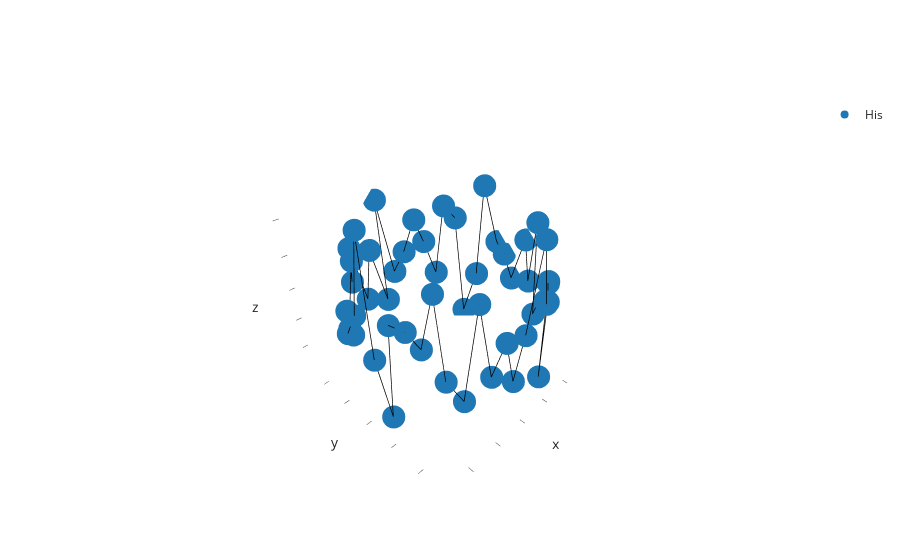

The cell this chart's notebook holds for it:
### Markdown cell above
This is where our biobuild use comes to a temporary end, and we make use of RDKit to handle the circularization part more properly.

### Code cell
# import AllChem from rdkit
from rdkit.Chem import AllChem

# export the molecule to RDKit
rdkit_mol = his.to_rdkit()

# use RDKit to improve the conformation
AllChem.EmbedMolecule(rdkit_mol)
AllChem.UFFOptimizeMolecule(rdkit_mol)

# import the molecule back into biobuild
optimized_his = bam.molecule(rdkit_mol)

# show the molecule
optimized_his.show(residue_graph=True)

### Figure 1 — Plotly figure (JSON) as saved in the notebook; plotly's stock layout.template omitted (floating-point values rounded to 4 significant figures; data arrays with more than 128 entries replaced by an {"elided": "..."} marker saying what was removed)
{"data": [{"customdata": {"elided": "50x4 mixed values"}, "hovertemplate": "element_or_resname=His<br>x=%{x}<br>y=%{y}<br>z=%{z}<br>id=%{customdata[0]}<br>serial=%{customdata[1]}<br>parent_serial=%{customdata[2]}<br>parent_id=%{customdata[3]}<extra></extra>", "legendgroup": "His", "marker": {"color": "#1F77B4", "opacity": 1, "symbol": "circle"}, "mode": "markers", "name": "His", "scene": "scene", "showlegend": true, "type": "scatter3d", "x": [16.68, 15.35, -2.905, -0.4416, -21.21, -21.07, 18.94, 20.04, 13.23, -7.071, -9.589, 21.19, 26.32, 25.87, -12.65, 23.1, 23.18, -16.09, -17.59, 9.413, 6.262, -26.27, -25.7, -25.75, -26.28, 6.487, 9.83, -16.72, -20.32, -14.77, -11.97, -9.888, 12.07, 16.15, 19.84, -22.8, 1.169, -3.107, 25.61, 24.53, -21.77, -23.6, -24.0, 2.282, 22.01, 2.34, 24.67, 24.24, -24.11, -7.045], "y": [-17.61, -20.71, 25.65, 25.33, 13.7, 17.18, 18.5, 15.79, -23.58, -25.6, -23.36, 13.12, -3.732, -8.644, -22.7, 10.29, -10.85, -20.94, 18.99, -23.15, -24.42, -5.107, -1.576, 1.809, 5.043, 25.1, 24.16, -18.14, -16.83, 20.77, 23.14, 25.03, 21.3, 21.71, -18.11, -14.42, -26.94, -25.81, 1.164, -2.183, 11.07, -10.23, -9.102, 25.18, -14.39, -22.99, 6.645, 4.685, 8.862, 25.61], "z": [0.8188, -0.03539, 2.36, -0.07924, -1.247, 0.05482, -0.6783, 1.656, 0.8042, -0.2253, 0.8424, 0.08869, 0.3738, -0.485, 0.02554, 0.5295, -0.8269, -1.169, -0.3133, -1.039, 0.4191, 0.1803, -0.08131, -0.7777, 0.6321, 0.1057, -0.7771, 1.219, 0.759, 0.4783, 0.167, -2.137, 1.275, -1.289, -1.253, -2.69, 1.689, -0.7687, -0.7315, 2.559, 1.547, -1.074, 1.89, -1.402, -0.3111, -1.408, 0.5984, -2.594, -0.4737, 0.4911]}, {"hoverinfo": "skip", "line": {"color": "black", "width": 1.44}, "mode": "lines", "opacity": 1, "showlegend": false, "type": "scatter3d", "x": [16.68, 15.35], "y": [-17.61, -20.71], "z": [0.8188, -0.03539]}, {"hoverinfo": "skip", "line": {"color": "black", "width": 1.44}, "mode": "lines", "opacity": 1, "showlegend": false, "type": "scatter3d", "x": [16.68, 19.84], "y": [-17.61, -18.11], "z": [0.8188, -1.253]}, {"hoverinfo": "skip", "line": {"color": "black", "width": 1.44}, "mode": "lines", "opacity": 1, "showlegend": false, "type": "scatter3d", "x": [15.35, 13.23], "y": [-20.71, -23.58], "z": [-0.03539, 0.8042]}, {"hoverinfo": "skip", "line": {"color": "black", "width": 1.44}, "mode": "lines", "opacity": 1, "showlegend": false, "type": "scatter3d", "x": [-2.905, -0.4416], "y": [25.65, 25.33], "z": [2.36, -0.07924]}, {"hoverinfo": "skip", "line": {"color": "black", "width": 1.44}, "mode": "lines", "opacity": 1, "showlegend": false, "type": "scatter3d", "x": [-2.905, -7.045], "y": [25.65, 25.61], "z": [2.36, 0.4911]}, {"hoverinfo": "skip", "line": {"color": "black", "width": 1.44}, "mode": "lines", "opacity": 1, "showlegend": false, "type": "scatter3d", "x": [-0.4416, 2.282], "y": [25.33, 25.18], "z": [-0.07924, -1.402]}, {"hoverinfo": "skip", "line": {"color": "black", "width": 1.44}, "mode": "lines", "opacity": 1, "showlegend": false, "type": "scatter3d", "x": [-21.21, -21.07], "y": [13.7, 17.18], "z": [-1.247, 0.05482]}, {"hoverinfo": "skip", "line": {"color": "black", "width": 1.44}, "mode": "lines", "opacity": 1, "showlegend": false, "type": "scatter3d", "x": [-21.21, -21.77], "y": [13.7, 11.07], "z": [-1.247, 1.547]}, {"hoverinfo": "skip", "line": {"color": "black", "width": 1.44}, "mode": "lines", "opacity": 1, "showlegend": false, "type": "scatter3d", "x": [-21.07, -17.59], "y": [17.18, 18.99], "z": [0.05482, -0.3133]}, {"hoverinfo": "skip", "line": {"color": "black", "width": 1.44}, "mode": "lines", "opacity": 1, "showlegend": false, "type": "scatter3d", "x": [18.94, 20.04], "y": [18.5, 15.79], "z": [-0.6783, 1.656]}, {"hoverinfo": "skip", "line": {"color": "black", "width": 1.44}, "mode": "lines", "opacity": 1, "showlegend": false, "type": "scatter3d", "x": [18.94, 16.15], "y": [18.5, 21.71], "z": [-0.6783, -1.289]}, {"hoverinfo": "skip", "line": {"color": "black", "width": 1.44}, "mode": "lines", "opacity": 1, "showlegend": false, "type": "scatter3d", "x": [20.04, 21.19], "y": [15.79, 13.12], "z": [1.656, 0.08869]}, {"hoverinfo": "skip", "line": {"color": "black", "width": 1.44}, "mode": "lines", "opacity": 1, "showlegend": false, "type": "scatter3d", "x": [13.23, 9.413], "y": [-23.58, -23.15], "z": [0.8042, -1.039]}, {"hoverinfo": "skip", "line": {"color": "black", "width": 1.44}, "mode": "lines", "opacity": 1, "showlegend": false, "type": "scatter3d", "x": [-7.071, -9.589], "y": [-25.6, -23.36], "z": [-0.2253, 0.8424]}, {"hoverinfo": "skip", "line": {"color": "black", "width": 1.44}, "mode": "lines", "opacity": 1, "showlegend": false, "type": "scatter3d", "x": [-7.071, -3.107], "y": [-25.6, -25.81], "z": [-0.2253, -0.7687]}, {"hoverinfo": "skip", "line": {"color": "black", "width": 1.44}, "mode": "lines", "opacity": 1, "showlegend": false, "type": "scatter3d", "x": [-9.589, -12.65], "y": [-23.36, -22.7], "z": [0.8424, 0.02554]}, {"hoverinfo": "skip", "line": {"color": "black", "width": 1.44}, "mode": "lines", "opacity": 1, "showlegend": false, "type": "scatter3d", "x": [21.19, 23.1], "y": [13.12, 10.29], "z": [0.08869, 0.5295]}, {"hoverinfo": "skip", "line": {"color": "black", "width": 1.44}, "mode": "lines", "opacity": 1, "showlegend": false, "type": "scatter3d", "x": [26.32, 25.87], "y": [-3.732, -8.644], "z": [0.3738, -0.485]}, {"hoverinfo": "skip", "line": {"color": "black", "width": 1.44}, "mode": "lines", "opacity": 1, "showlegend": false, "type": "scatter3d", "x": [26.32, 24.53], "y": [-3.732, -2.183], "z": [0.3738, 2.559]}, {"hoverinfo": "skip", "line": {"color": "black", "width": 1.44}, "mode": "lines", "opacity": 1, "showlegend": false, "type": "scatter3d", "x": [25.87, 23.18], "y": [-8.644, -10.85], "z": [-0.485, -0.8269]}, {"hoverinfo": "skip", "line": {"color": "black", "width": 1.44}, "mode": "lines", "opacity": 1, "showlegend": false, "type": "scatter3d", "x": [-12.65, -16.09], "y": [-22.7, -20.94], "z": [0.02554, -1.169]}, {"hoverinfo": "skip", "line": {"color": "black", "width": 1.44}, "mode": "lines", "opacity": 1, "showlegend": false, "type": "scatter3d", "x": [23.1, 24.67], "y": [10.29, 6.645], "z": [0.5295, 0.5984]}, {"hoverinfo": "skip", "line": {"color": "black", "width": 1.44}, "mode": "lines", "opacity": 1, "showlegend": false, "type": "scatter3d", "x": [23.18, 22.01], "y": [-10.85, -14.39], "z": [-0.8269, -0.3111]}, {"hoverinfo": "skip", "line": {"color": "black", "width": 1.44}, "mode": "lines", "opacity": 1, "showlegend": false, "type": "scatter3d", "x": [-16.09, -16.72], "y": [-20.94, -18.14], "z": [-1.169, 1.219]}, {"hoverinfo": "skip", "line": {"color": "black", "width": 1.44}, "mode": "lines", "opacity": 1, "showlegend": false, "type": "scatter3d", "x": [-17.59, -14.77], "y": [18.99, 20.77], "z": [-0.3133, 0.4783]}, {"hoverinfo": "skip", "line": {"color": "black", "width": 1.44}, "mode": "lines", "opacity": 1, "showlegend": false, "type": "scatter3d", "x": [9.413, 6.262], "y": [-23.15, -24.42], "z": [-1.039, 0.4191]}, {"hoverinfo": "skip", "line": {"color": "black", "width": 1.44}, "mode": "lines", "opacity": 1, "showlegend": false, "type": "scatter3d", "x": [6.262, 2.34], "y": [-24.42, -22.99], "z": [0.4191, -1.408]}, {"hoverinfo": "skip", "line": {"color": "black", "width": 1.44}, "mode": "lines", "opacity": 1, "showlegend": false, "type": "scatter3d", "x": [-26.27, -25.7], "y": [-5.107, -1.576], "z": [0.1803, -0.08131]}, {"hoverinfo": "skip", "line": {"color": "black", "width": 1.44}, "mode": "lines", "opacity": 1, "showlegend": false, "type": "scatter3d", "x": [-26.27, -24.0], "y": [-5.107, -9.102], "z": [0.1803, 1.89]}, {"hoverinfo": "skip", "line": {"color": "black", "width": 1.44}, "mode": "lines", "opacity": 1, "showlegend": false, "type": "scatter3d", "x": [-25.7, -25.75], "y": [-1.576, 1.809], "z": [-0.08131, -0.7777]}, {"hoverinfo": "skip", "line": {"color": "black", "width": 1.44}, "mode": "lines", "opacity": 1, "showlegend": false, "type": "scatter3d", "x": [-25.75, -26.28], "y": [1.809, 5.043], "z": [-0.7777, 0.6321]}, {"hoverinfo": "skip", "line": {"color": "black", "width": 1.44}, "mode": "lines", "opacity": 1, "showlegend": false, "type": "scatter3d", "x": [-26.28, -24.11], "y": [5.043, 8.862], "z": [0.6321, -0.4737]}, {"hoverinfo": "skip", "line": {"color": "black", "width": 1.44}, "mode": "lines", "opacity": 1, "showlegend": false, "type": "scatter3d", "x": [6.487, 9.83], "y": [25.1, 24.16], "z": [0.1057, -0.7771]}, {"hoverinfo": "skip", "line": {"color": "black", "width": 1.44}, "mode": "lines", "opacity": 1, "showlegend": false, "type": "scatter3d", "x": [6.487, 2.282], "y": [25.1, 25.18], "z": [0.1057, -1.402]}, {"hoverinfo": "skip", "line": {"color": "black", "width": 1.44}, "mode": "lines", "opacity": 1, "showlegend": false, "type": "scatter3d", "x": [9.83, 12.07], "y": [24.16, 21.3], "z": [-0.7771, 1.275]}, {"hoverinfo": "skip", "line": {"color": "black", "width": 1.44}, "mode": "lines", "opacity": 1, "showlegend": false, "type": "scatter3d", "x": [-16.72, -20.32], "y": [-18.14, -16.83], "z": [1.219, 0.759]}, {"hoverinfo": "skip", "line": {"color": "black", "width": 1.44}, "mode": "lines", "opacity": 1, "showlegend": false, "type": "scatter3d", "x": [-20.32, -22.8], "y": [-16.83, -14.42], "z": [0.759, -2.69]}, {"hoverinfo": "skip", "line": {"color": "black", "width": 1.44}, "mode": "lines", "opacity": 1, "showlegend": false, "type": "scatter3d", "x": [-14.77, -11.97], "y": [20.77, 23.14], "z": [0.4783, 0.167]}, {"hoverinfo": "skip", "line": {"color": "black", "width": 1.44}, "mode": "lines", "opacity": 1, "showlegend": false, "type": "scatter3d", "x": [-11.97, -9.888], "y": [23.14, 25.03], "z": [0.167, -2.137]}, {"hoverinfo": "skip", "line": {"color": "black", "width": 1.44}, "mode": "lines", "opacity": 1, "showlegend": false, "type": "scatter3d", "x": [-9.888, -7.045], "y": [25.03, 25.61], "z": [-2.137, 0.4911]}, {"hoverinfo": "skip", "line": {"color": "black", "width": 1.44}, "mode": "lines", "opacity": 1, "showlegend": false, "type": "scatter3d", "x": [12.07, 16.15], "y": [21.3, 21.71], "z": [1.275, -1.289]}, {"hoverinfo": "skip", "line": {"color": "black", "width": 1.44}, "mode": "lines", "opacity": 1, "showlegend": false, "type": "scatter3d", "x": [19.84, 22.01], "y": [-18.11, -14.39], "z": [-1.253, -0.3111]}, {"hoverinfo": "skip", "line": {"color": "black", "width": 1.44}, "mode": "lines", "opacity": 1, "showlegend": false, "type": "scatter3d", "x": [-22.8, -23.6], "y": [-14.42, -10.23], "z": [-2.69, -1.074]}, {"hoverinfo": "skip", "line": {"color": "black", "width": 1.44}, "mode": "lines", "opacity": 1, "showlegend": false, "type": "scatter3d", "x": [1.169, -3.107], "y": [-26.94, -25.81], "z": [1.689, -0.7687]}, {"hoverinfo": "skip", "line": {"color": "black", "width": 1.44}, "mode": "lines", "opacity": 1, "showlegend": false, "type": "scatter3d", "x": [1.169, 2.34], "y": [-26.94, -22.99], "z": [1.689, -1.408]}, {"hoverinfo": "skip", "line": {"color": "black", "width": 1.44}, "mode": "lines", "opacity": 1, "showlegend": false, "type": "scatter3d", "x": [25.61, 24.53], "y": [1.164, -2.183], "z": [-0.7315, 2.559]}, {"hoverinfo": "skip", "line": {"color": "black", "width": 1.44}, "mode": "lines", "opacity": 1, "showlegend": false, "type": "scatter3d", "x": [25.61, 24.24], "y": [1.164, 4.685], "z": [-0.7315, -2.594]}, {"hoverinfo": "skip", "line": {"color": "black", "width": 1.44}, "mode": "lines", "opacity": 1, "showlegend": false, "type": "scatter3d", "x": [-21.77, -24.11], "y": [11.07, 8.862], "z": [1.547, -0.4737]}, {"hoverinfo": "skip", "line": {"color": "black", "width": 1.44}, "mode": "lines", "opacity": 1, "showlegend": false, "type": "scatter3d", "x": [-23.6, -24.0], "y": [-10.23, -9.102], "z": [-1.074, 1.89]}, {"hoverinfo": "skip", "line": {"color": "black", "width": 1.44}, "mode": "lines", "opacity": 1, "showlegend": false, "type": "scatter3d", "x": [24.67, 24.24], "y": [6.645, 4.685], "z": [0.5984, -2.594]}], "layout": {"scene": {"aspectmode": "cube", "xaxis": {"showgrid": false, "showline": false, "showticklabels": false}, "yaxis": {"showgrid": false, "showline": false, "showticklabels": false}, "zaxis": {"showgrid": false, "showline": false, "showticklabels": false}}}}
